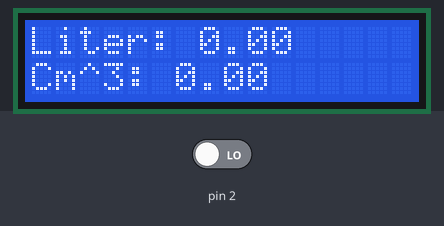
The sketch below on a simulated Arduino Uno, built with avr-gcc and run on an emulated ATmega328P. Shown: 16×2 character LCD. The inputs (shaded band) are chosen by the test bench; at power-on: pin 2 LOW.

Above: at 1.2 s.
1.3 s: pin 2 driven HIGH
At 1.8 s:
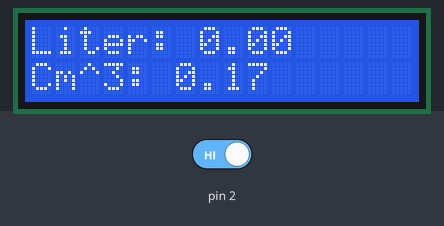
Timing chart, 0 to 4.3 s (numbered marks = the images above; inputs shaded):
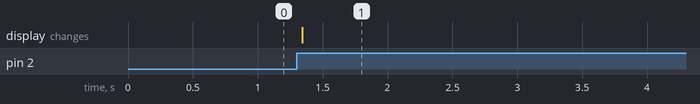

Measured:
- after the input at 1.3 s, the display: changes at once (image 1)

The sketch:

l_n.ino
```cpp
unsigned long xung;
float nuoc = 0;
#include <LiquidCrystal_I2C.h>
LiquidCrystal_I2C lcd(0X27,16,2); //SCL A5 SDA A4
void setup(){
lcd.init();
lcd.backlight();
pinMode(2, INPUT);
attachInterrupt(0, demxung, RISING);
}
void demxung(){
xung ++;
}
void loop(){
lcd.setCursor(0 , 0); lcd.print("Liter: "); lcd.print( (float)xung/5880 );
lcd.setCursor(0 , 1); lcd.print("Cm^3: "); lcd.print(nuoc);
nuoc=((float)xung/5880)*1000;
}
```
